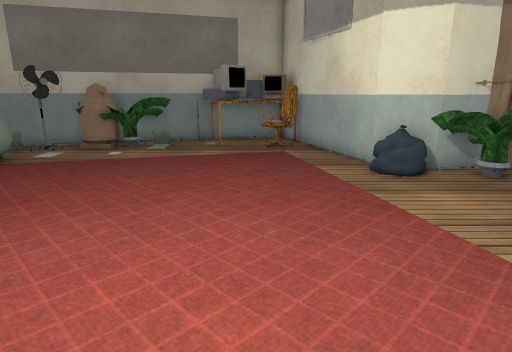
View 1 (above)

16 first-person views from a walk through a Unity game level. The camera is 1.2 m above the floor, tilts 14° down and sees 75° across. The floor is counted in squares, 0.5 m on a side. Each view is taken from the middle of a square. On the plan, view 1 faces up. The plan holds only what a view shows up to about 20 squares ahead; the rest is blank. The place goes on beyond the plan. Some surface patterns are stand-ins.

View 2
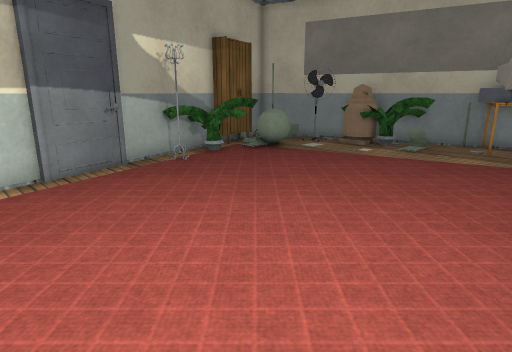

View 3
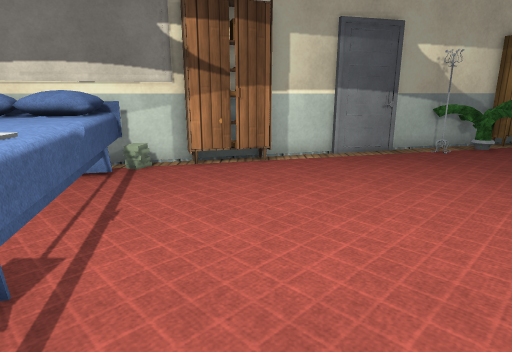

View 4
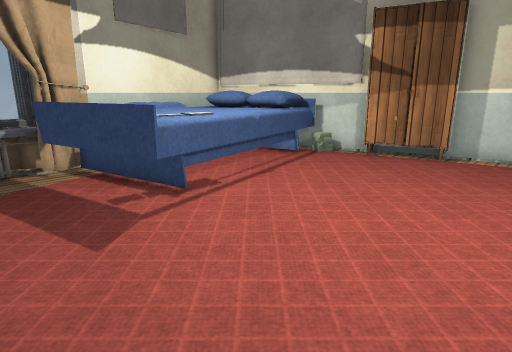

View 5
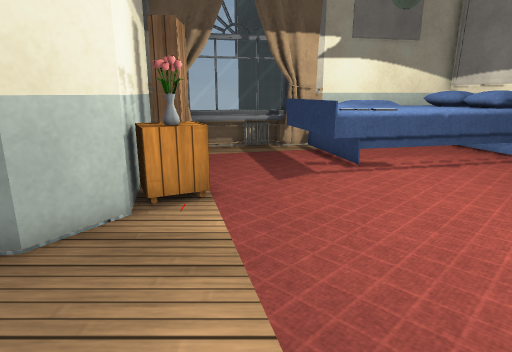

View 6
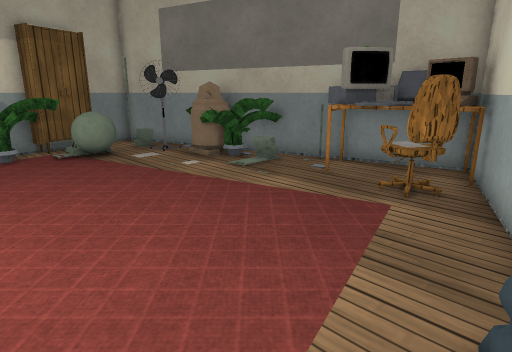

View 7
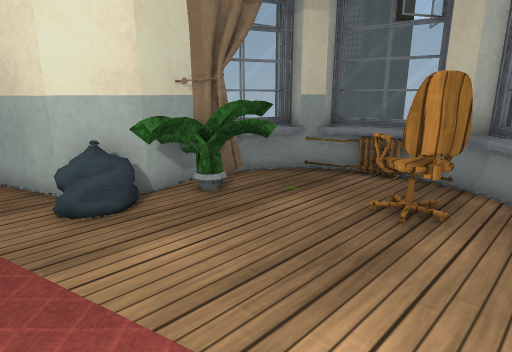

View 8
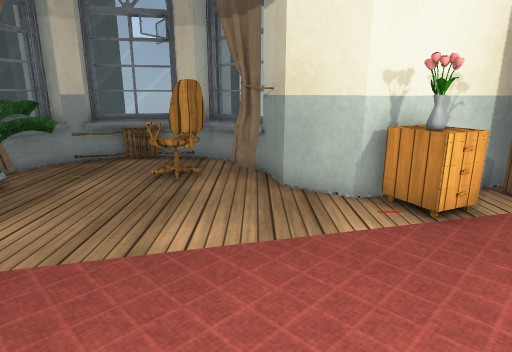

View 9
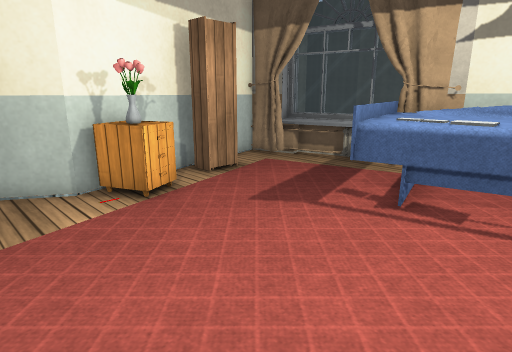

View 10
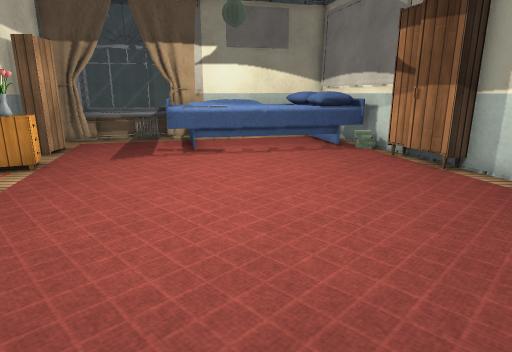

View 11
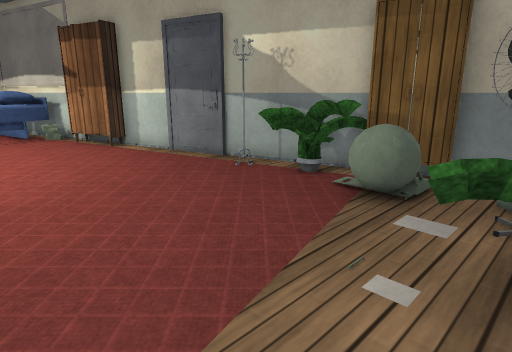

View 12
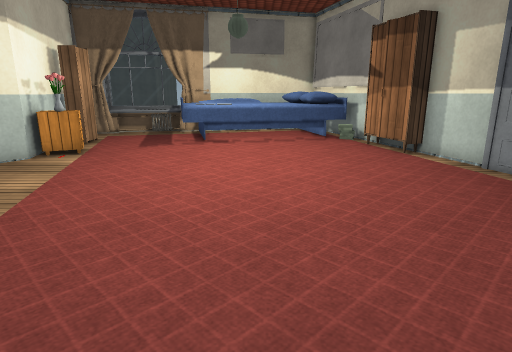

View 13
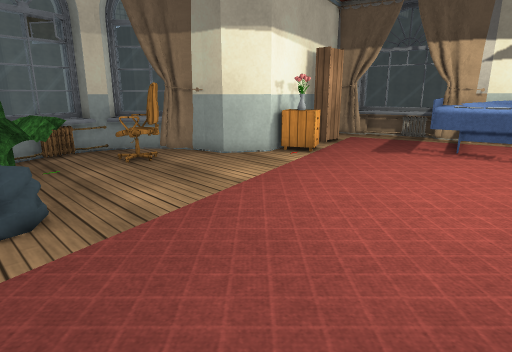

View 14
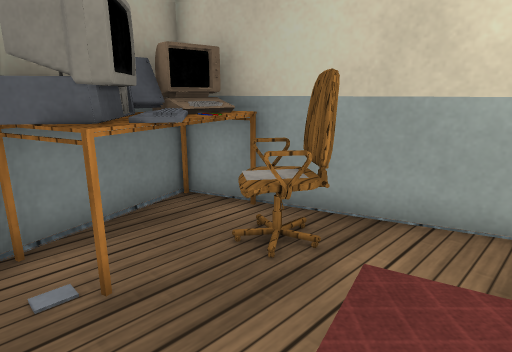

View 15
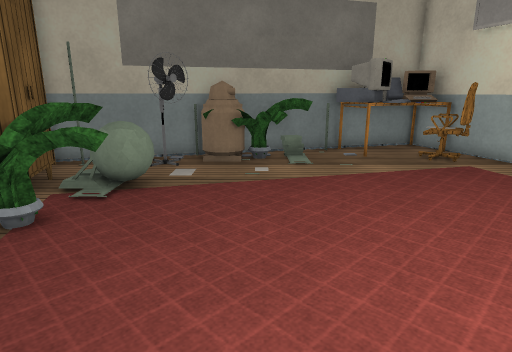

View 16
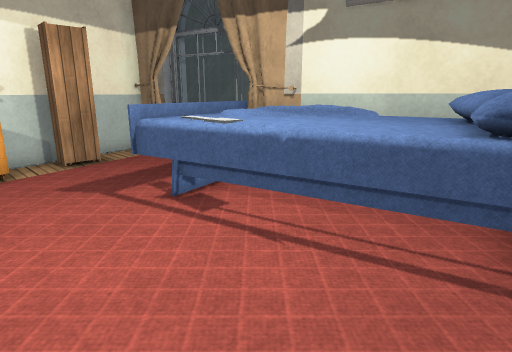

### Floor plan
Key: @ floor where view 1 was taken; # wall or solid block; . floor; = window, fence, low wall or low ledge; ^ raised ledge; T table; C computer; M monitor; H chair; A cabinet; B bed; K books; F flower; E box; O other object.
Columns run from 13 left of view 1 to 13 right of it. Each row starts with its distance up from view 1.
 19             #T##
 18          #OCCCC#
 17       O##OCMMCCT#
 16   ###OOOOO.TMCHH#
 15 ###.#OOOOO...HHH#
 14 ##..#..OO.......##
 13 ##...............#
 12 #A.OO............##
 11 ##AOO............O#######
 10  #AO.............OOOOO#=#
  9  #OOO.............OOOOO.##
  8  OOO................OO..=##
  7   #O....................=##
  6   #..................HO..E#
  5   ##.................HH =##
  4    #.................. #^##
  3    #..................###
  2    #................###
  1    ##...............#
  0     ##.......@....TF#
 -1     AA............TF#
 -2     #A..............##
 -3      AA.............A#
 -4      #.....BKKBB...AA#
 -5      ##BBBBBKOOB.....#
 -6      ##BBBBBBBBB.....#
 -7       #BBBBBBBBB...=##
 -8       #BBBBBBBBB#^=^#
 -9       #B BBBB########
-10       ##B#####

Where each view was taken, in squares from view 1:
view 1: 0 up, 0 right, facing up
view 2: 0 up, 1 right, facing up-left
view 3: 1 down, 4 right, facing left
view 4: 3 up, 5 right, facing down-left
view 5: 7 up, 4 right, facing down
view 6: 7 up, 4 right, facing up-left
view 7: 3 up, 2 right, facing up-right
view 8: 3 up, 1 left, facing right
view 9: 3 up, 2 left, facing down-right
view 10: 10 up, 2 left, facing down
view 11: 15 up, 2 left, facing down-left
view 12: 13 up, 2 left, facing down
view 13: 11 up, 3 left, facing down-right
view 14: 12 up, 3 left, facing up-right
view 15: 3 up, 6 left, facing up
view 16: 0 up, 6 left, facing down-right
